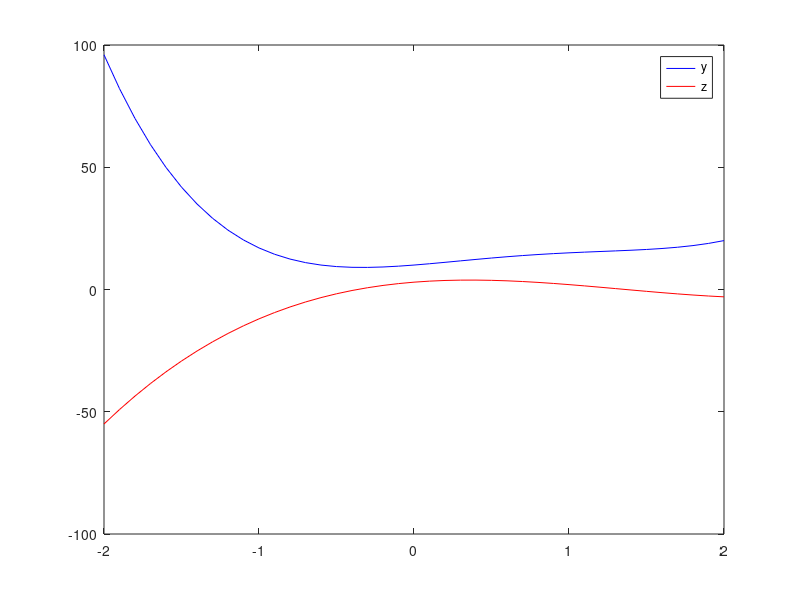

The MATLAB script that drew this image:
% Question 1
A = [1 5 -8 6; -2 9 10 2; 6 13 8 11];
X = [sum(A(1,:)) sum(A(2,:)) sum(A(3,:))];
Y = [sum(A(:,1)); sum(A(:,4))];
Z = [norm(A(:,1)) norm(A(:,2)) norm(A(:,3)) norm(A(:,4))];

% Question 2
A = randn(8,6);
B = rand(8,6);
AB_T = A*B';
BA_T = B*A';
C = A./B;
D = A.^(B+0.5);

% Question 3
t = 0:0.1:3;
f1 = 2*sin(2*pi*t) + 3*cos(4*pi*t);
plot(t,f1,'r')
hold on
f2 = exp(j*2*pi*t + 0.2*pi)
plot(t,f2,'g')
hold on
f3 = 2*exp((-0.5+j*2*pi)*t)
plot(t,f3,'b')
hold off

% Question 4
a1 = [2 0 -3 -3 5]
a2 = [1 -2 -6 4]
a = conv(a1,a2)

b1 = [7 0 -6 2]
b2 = [2 0 -1 -3 5]
b = conv(b1,b2)

% Question 5
x = -2:0.1:2
y = 2*x.^4 - 6*x.^3 + 4*x.^2 + 5*x + 10
plot(x,y,'b')
hold on
z = 3 + 5*x - 8*x.^2 + 2*x.^3
plot(x,z,'r')
legend('y','z')
hold off
